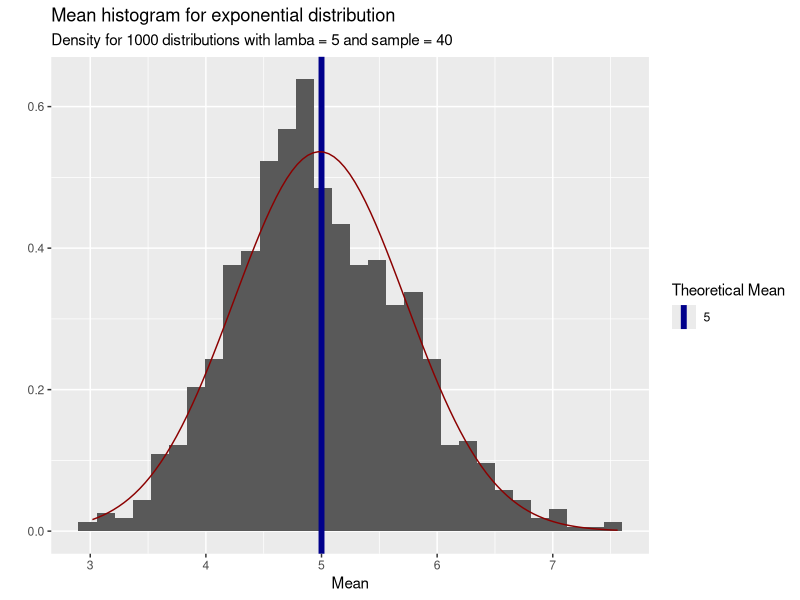
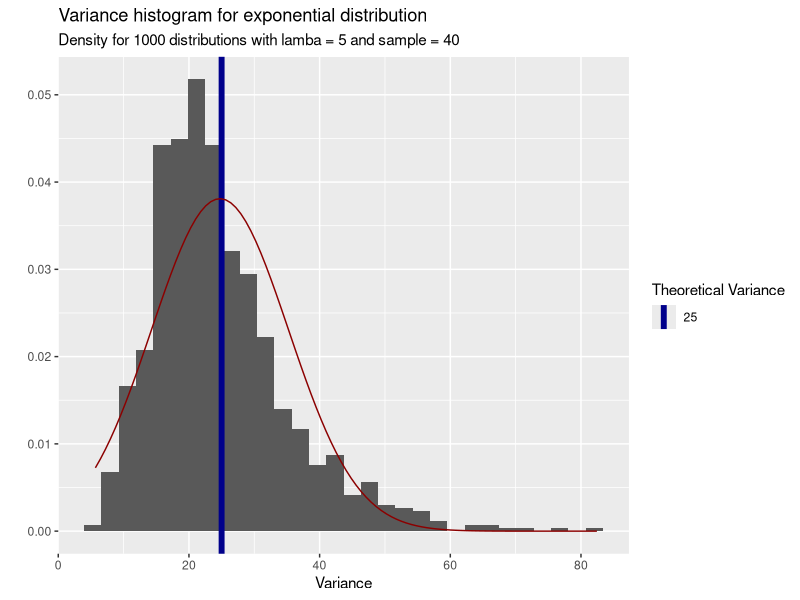

Recreate these plots in R, in order.
## ---- chunk 1
library(tidyverse)
library(ggpubr)
## ---- chunk 2
lambda <- 0.2
n <- 40 # samples for each distribution
N <- 1000 # totals of distribution
exponentials <- replicate(N, rexp(n, lambda))
## ---- chunk 3
sMean <- as.data.frame(apply(exponentials, 2, mean))
names(sMean) <- c("mean.exp")
summary(sMean)
## ---- chunk 4
sVar <- as.data.frame(apply(exponentials, 2, var))
names(sVar) <- c("variance.exp")
summary(sVar)
## ---- chunk 5
g <- ggplot(data = sMean, mapping = aes(x = mean.exp))
g + geom_histogram(aes(y = ..density..)) + 
        labs (x = "Mean",y = " ", title = "Mean histogram for exponential distribution", 
              subtitle = paste("Density for", N, "distributions with lamba =", 1/lambda, "and sample =", n, sep = " ")) +
        geom_vline(aes(xintercept = 1/lambda, color = "darkblue"), size = 2) +
        scale_color_identity(guide = "legend", name = "Theoretical Mean", labels = 1/lambda) +
        stat_function(fun = dnorm, args = list(mean = mean(sMean$mean.exp), sd = sd(sMean$mean.exp)), color = "darkred")

## ---- chunk 6
g <- ggplot(data = sVar, mapping = aes(x = variance.exp))
g + geom_histogram(aes(y = ..density..)) + 
        labs (x = "Variance", 
              y = " ", 
              title = "Variance histogram for exponential distribution", 
              subtitle = paste("Density for", N, "distributions with lamba =", 1/lambda, "and sample =", n, sep = " ")) +
        geom_vline(aes(xintercept = 1/(lambda^2), color = "darkblue"), size = 2) +
        scale_color_identity(guide = "legend",
                       name = "Theoretical Variance",
                       labels = 1/(lambda^2)) +
        stat_function(fun = dnorm, 
                      args = list(mean = mean(sVar$variance.exp), sd = sd(sVar$variance.exp)),
                      color = "darkred")

